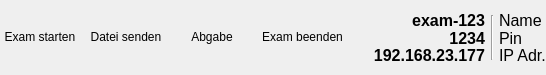
       <widget class="QWidget" name="widget" native="true">
        <property name="minimumSize">
         <size>
          <width>0</width>
          <height>75</height>
         </size>
        </property>
        <property name="maximumSize">
         <size>
          <width>16777215</width>
          <height>64</height>
         </size>
        </property>
        <layout class="QHBoxLayout" name="horizontalLayout_4">
         <property name="leftMargin">
          <number>0</number>
         </property>
         <property name="rightMargin">
          <number>0</number>
         </property>
         <item>
          <widget class="QPushButton" name="startexam">
           <property name="sizePolicy">
            <sizepolicy hsizetype="Minimum" vsizetype="Fixed">
             <horstretch>0</horstretch>
             <verstretch>0</verstretch>
            </sizepolicy>
           </property>
           <property name="mouseTracking">
            <bool>false</bool>
           </property>
           <property name="focusPolicy">
            <enum>Qt::StrongFocus</enum>
           </property>
           <property name="toolTip">
            <string>Prüfungsumgebung starten</string>
           </property>
           <property name="statusTip">
            <string/>
           </property>
           <property name="accessibleName">
            <string/>
           </property>
           <property name="accessibleDescription">
            <string/>
           </property>
           <property name="autoFillBackground">
            <bool>false</bool>
           </property>
           <property name="styleSheet">
            <string notr="true"/>
           </property>
           <property name="text">
            <string>Exam starten</string>
           </property>
           <property name="icon">
            <iconset>
             <normaloff>../pixmaps/document-edit.png</normaloff>../pixmaps/document-edit.png</iconset>
           </property>
           <property name="iconSize">
            <size>
             <width>32</width>
             <height>32</height>
            </size>
           </property>
           <property name="checkable">
            <bool>false</bool>
           </property>
           <property name="default">
            <bool>true</bool>
           </property>
           <property name="flat">
            <bool>true</bool>
           </property>
          </widget>
         </item>
         <item>
          <widget class="QPushButton" name="sendfile">
           <property name="focusPolicy">
            <enum>Qt::TabFocus</enum>
           </property>
           <property name="toolTip">
            <string>Datei an alle Clients senden</string>
           </property>
           <property name="text">
            <string>Datei senden</string>
           </property>
           <property name="icon">
            <iconset>
             <normaloff>../pixmaps/quickopen-file.png</normaloff>../pixmaps/quickopen-file.png</iconset>
           </property>
           <property name="iconSize">
            <size>
             <width>32</width>
             <height>32</height>
            </size>
           </property>
           <property name="autoDefault">
            <bool>false</bool>
           </property>
           <property name="flat">
            <bool>true</bool>
           </property>
          </widget>
         </item>
         <item>
          <widget class="QPushButton" name="abgabe">
           <property name="focusPolicy">
            <enum>Qt::TabFocus</enum>
           </property>
           <property name="toolTip">
            <string>Alle Arbeiten einsammeln</string>
           </property>
           <property name="statusTip">
            <string/>
           </property>
           <property name="styleSheet">
            <string notr="true"/>
           </property>
           <property name="text">
            <string>Abgabe</string>
           </property>
           <property name="icon">
            <iconset>
             <normaloff>../pixmaps/download.png</normaloff>../pixmaps/download.png</iconset>
           </property>
           <property name="iconSize">
            <size>
             <width>32</width>
             <height>32</height>
            </size>
           </property>
           <property name="autoDefault">
            <bool>false</bool>
           </property>
           <property name="flat">
            <bool>true</bool>
           </property>
          </widget>
         </item>
         <item>
          <widget class="QPushButton" name="exitexam">
           <property name="toolTip">
            <string>Prüfungsumgebung beenden</string>
           </property>
           <property name="text">
            <string>Exam beenden</string>
           </property>
           <property name="icon">
            <iconset>
             <normaloff>../pixmaps/document-noedit.png</normaloff>../pixmaps/document-noedit.png</iconset>
           </property>
           <property name="iconSize">
            <size>
             <width>32</width>
             <height>32</height>
            </size>
           </property>
           <property name="autoDefault">
            <bool>false</bool>
           </property>
           <property name="flat">
            <bool>true</bool>
           </property>
          </widget>
         </item>
         <item>
          <spacer name="horizontalSpacer">
           <property name="orientation">
            <enum>Qt::Horizontal</enum>
           </property>
           <property name="sizeType">
            <enum>QSizePolicy::Expanding</enum>
           </property>
           <property name="sizeHint" stdset="0">
            <size>
             <width>20</width>
             <height>20</height>
            </size>
           </property>
          </spacer>
         </item>
         <item>
          <layout class="QVBoxLayout" name="verticalLayout_21">
           <property name="spacing">
            <number>0</number>
           </property>
           <property name="sizeConstraint">
            <enum>QLayout::SetMinimumSize</enum>
           </property>
           <property name="topMargin">
            <number>0</number>
           </property>
           <property name="bottomMargin">
            <number>0</number>
           </property>
           <item>
            <widget class="QLabel" name="currentlabel">
             <property name="maximumSize">
              <size>
               <width>16777215</width>
               <height>18</height>
              </size>
             </property>
             <property name="font">
              <font>
               <pointsize>12</pointsize>
               <weight>75</weight>
               <bold>true</bold>
              </font>
             </property>
             <property name="styleSheet">
              <string notr="true"/>
             </property>
             <property name="text">
              <string>exam-123</string>
             </property>
             <property name="alignment">
              <set>Qt::AlignRight|Qt::AlignTrailing|Qt::AlignVCenter</set>
             </property>
            </widget>
           </item>
           <item>
            <widget class="QLabel" name="currentpin">
             <property name="maximumSize">
              <size>
               <width>16777215</width>
               <height>18</height>
              </size>
             </property>
             <property name="font">
              <font>
               <pointsize>12</pointsize>
               <weight>75</weight>
               <bold>true</bold>
              </font>
             </property>
             <property name="styleSheet">
              <string notr="true"/>
             </property>
             <property name="text">
              <string>1234</string>
             </property>
             <property name="alignment">
              <set>Qt::AlignRight|Qt::AlignTrailing|Qt::AlignVCenter</set>
             </property>
            </widget>
           </item>
           <item>
            <widget class="QLabel" name="currentip">
             <property name="font">
              <font>
               <pointsize>12</pointsize>
               <weight>75</weight>
               <bold>true</bold>
              </font>
             </property>
             <property name="text">
              <string>192.168.23.177</string>
             </property>
             <property name="alignment">
              <set>Qt::AlignRight|Qt::AlignTrailing|Qt::AlignVCenter</set>
             </property>
            </widget>
           </item>
          </layout>
         </item>
         <item>
          <widget class="Line" name="line">
           <property name="maximumSize">
            <size>
             <width>2</width>
             <height>45</height>
            </size>
           </property>
           <property name="baseSize">
            <size>
             <width>0</width>
             <height>0</height>
            </size>
           </property>
           <property name="orientation">
            <enum>Qt::Vertical</enum>
           </property>
          </widget>
         </item>
         <item>
          <layout class="QVBoxLayout" name="verticalLayout_10">
           <property name="spacing">
            <number>0</number>
           </property>
           <property name="sizeConstraint">
            <enum>QLayout::SetMinimumSize</enum>
           </property>
           <property name="topMargin">
            <number>0</number>
           </property>
           <property name="bottomMargin">
            <number>0</number>
           </property>
           <item>
            <widget class="QLabel" name="examlabel">
             <property name="sizePolicy">
              <sizepolicy hsizetype="Preferred" vsizetype="Minimum">
               <horstretch>0</horstretch>
               <verstretch>0</verstretch>
              </sizepolicy>
             </property>
             <property name="maximumSize">
              <size>
               <width>16777215</width>
               <height>18</height>
              </size>
             </property>
             <property name="font">
              <font>
               <pointsize>12</pointsize>
              </font>
             </property>
             <property name="layoutDirection">
              <enum>Qt::RightToLeft</enum>
             </property>
             <property name="styleSheet">
              <string notr="true"/>
             </property>
             <property name="text">
              <string>Name</string>
             </property>
             <property name="textFormat">
              <enum>Qt::RichText</enum>
             </property>
             <property name="alignment">
              <set>Qt::AlignLeading|Qt::AlignLeft|Qt::AlignVCenter</set>
             </property>
             <property name="wordWrap">
              <bool>false</bool>
             </property>
             <property name="indent">
              <number>-1</number>
             </property>
            </widget>
           </item>
           <item>
            <widget class="QLabel" name="pinlabel">
             <property name="maximumSize">
              <size>
               <width>16777215</width>
               <height>18</height>
              </size>
             </property>
             <property name="font">
              <font>
               <pointsize>12</pointsize>
               <weight>50</weight>
               <italic>false</italic>
               <bold>false</bold>
              </font>
             </property>
             <property name="layoutDirection">
              <enum>Qt::RightToLeft</enum>
             </property>
             <property name="text">
              <string>Pin</string>
             </property>
             <property name="textFormat">
              <enum>Qt::RichText</enum>
             </property>
             <property name="alignment">
              <set>Qt::AlignLeading|Qt::AlignLeft|Qt::AlignVCenter</set>
             </property>
            </widget>
           </item>
           <item>
            <widget class="QLabel" name="iplabel">
             <property name="font">
              <font>
               <pointsize>12</pointsize>
              </font>
             </property>
             <property name="text">
              <string>IP Adr.</string>
             </property>
             <property name="alignment">
              <set>Qt::AlignLeading|Qt::AlignLeft|Qt::AlignVCenter</set>
             </property>
            </widget>
           </item>
          </layout>
         </item>
        </layout>
       </widget>
